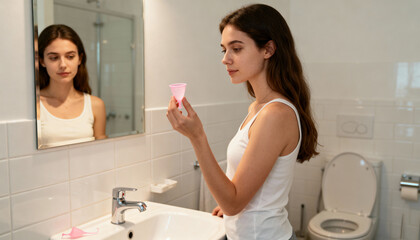
#> input picture client/src/assets/menstrual-hero2.jpg, 420 x 240 px
$ python convert_week_image_to_glb.py --input client/src/assets/menstrual-hero2.jpg --output out.png
#> lines starting #> are read from the running program, lines starting #| are printed output that depends on the picture
#> in main, image is the input picture: PIL image 420x240 RGB; mean R, G, B 173.3, 156.2, 138
import argparse
from pathlib import Path

import numpy as np
import trimesh
from PIL import Image, ImageFilter
from trimesh.visual.material import PBRMaterial
from trimesh.visual.texture import TextureVisuals


def build_relief_mesh(texture_image: Image.Image, detail: int = 128, depth: float = 0.22) -> trimesh.Trimesh:
#> called with detail = 128, depth = 0.22
    img = texture_image.convert("RGB").resize((detail, detail), Image.Resampling.LANCZOS)
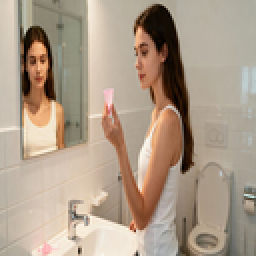
#> img: PIL image 128x128 RGB (shown 2 times larger); mean R, G, B 173.3, 156.2, 138.1
    gray = img.convert("L").filter(ImageFilter.GaussianBlur(radius=1.2))
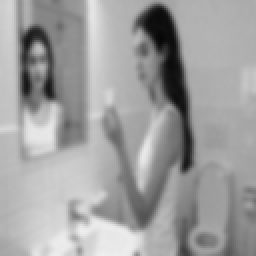
#> gray: PIL image 128x128 L (shown 2 times larger); min 6, max 239, mean 159.2
    height = np.asarray(gray, dtype=np.float32) / 255.0

    xs = np.linspace(-1.0, 1.0, detail, dtype=np.float32)
    ys = np.linspace(-1.0, 1.0, detail, dtype=np.float32)
    xv, yv = np.meshgrid(xs, ys)

    # Build a soft dome with image-driven displacement so the result feels 3D.
    radial = np.sqrt(xv * xv + yv * yv)
    dome = np.clip(1.0 - radial, 0.0, 1.0)
    zv = (dome * 0.55) + (height * depth)
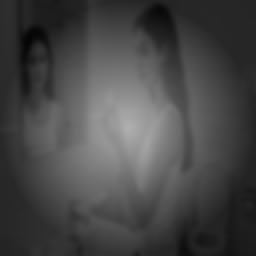
#> zv: shape (128, 128) float32 (shown 2 times larger); min 0.0198, max 0.687, mean 0.279

    vertices = np.column_stack([xv.ravel(), -yv.ravel(), zv.ravel()])

    faces = []
    for y in range(detail - 1):
        row = y * detail
        next_row = (y + 1) * detail
        for x in range(detail - 1):
            a = row + x
            b = row + x + 1
            c = next_row + x
            d = next_row + x + 1
            faces.append([a, c, b])
            faces.append([b, c, d])

    uv = np.column_stack([
        np.tile(np.linspace(0.0, 1.0, detail, dtype=np.float32), detail),
        np.repeat(np.linspace(1.0, 0.0, detail, dtype=np.float32), detail),
    ])

    material = PBRMaterial(
        name="week-image-material",
        baseColorTexture=img,
        metallicFactor=0.0,
        roughnessFactor=0.65,
    )

    mesh = trimesh.Trimesh(vertices=vertices, faces=np.asarray(faces, dtype=np.int64), process=True)
    mesh.visual = TextureVisuals(uv=uv, material=material)
    mesh.update_faces(mesh.nondegenerate_faces())
    mesh.update_faces(mesh.unique_faces())
    mesh.remove_unreferenced_vertices()
    mesh.fix_normals()
    return mesh


def main() -> None:
    parser = argparse.ArgumentParser(description="Convert one image to a GLB relief mesh.")
    parser.add_argument("--input", required=True, help="Input image path")
    parser.add_argument("--output", required=True, help="Output .glb path")
    parser.add_argument("--detail", type=int, default=128, help="Grid detail (default: 128)")
    parser.add_argument("--depth", type=float, default=0.22, help="Displacement depth (default: 0.22)")
    args = parser.parse_args()

    input_path = Path(args.input)
    output_path = Path(args.output)
    output_path.parent.mkdir(parents=True, exist_ok=True)

    if not input_path.exists():
        raise FileNotFoundError(f"Image not found: {input_path}")

    image = Image.open(input_path).convert("RGB")
    mesh = build_relief_mesh(image, detail=max(48, args.detail), depth=max(0.05, args.depth))
    scene = trimesh.Scene([mesh])
    scene.export(output_path.as_posix())
    print(f"GLB created: {output_path}")


if __name__ == "__main__":
    main()
#> (the call stopped at in build_relief_mesh, `material = PBRMaterial( name="week-image-material", baseColorTexture=i..`: trimesh is not available in this run)

$ run again, on client/src/assets/wellness-hero2.jpg
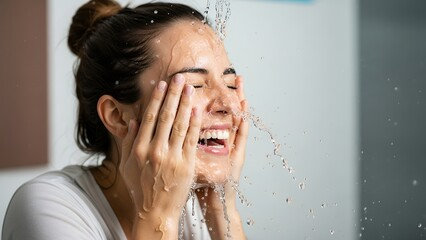
#> input picture client/src/assets/wellness-hero2.jpg, 426 x 240 px
#> in main, image is the input picture: PIL image 426x240 RGB; mean R, G, B 146.6, 139, 131.3
#> in build_relief_mesh, `gray = img.convert("L").filter(ImageFilter.GaussianBlur(radius=1.2))`:
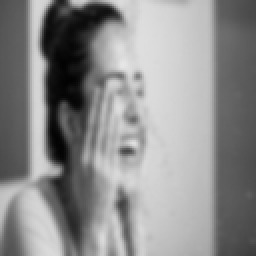
#> gray: PIL image 128x128 L (shown 2 times larger); min 2, max 231, mean 140.3
#> in build_relief_mesh, `zv = (dome * 0.55) + (height * depth)`:
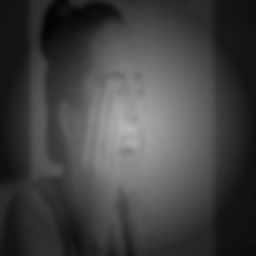
#> zv: shape (128, 128) float32 (shown 2 times larger); min 0.0121, max 0.716, mean 0.263
